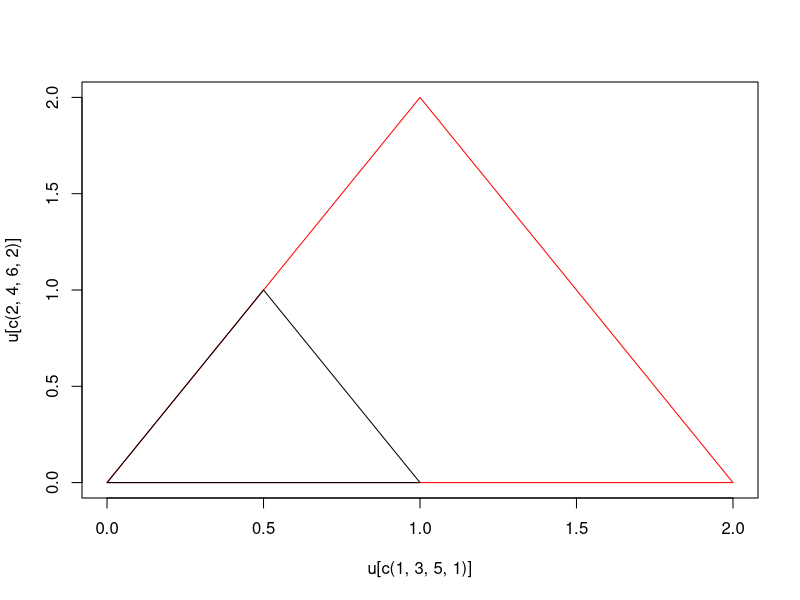
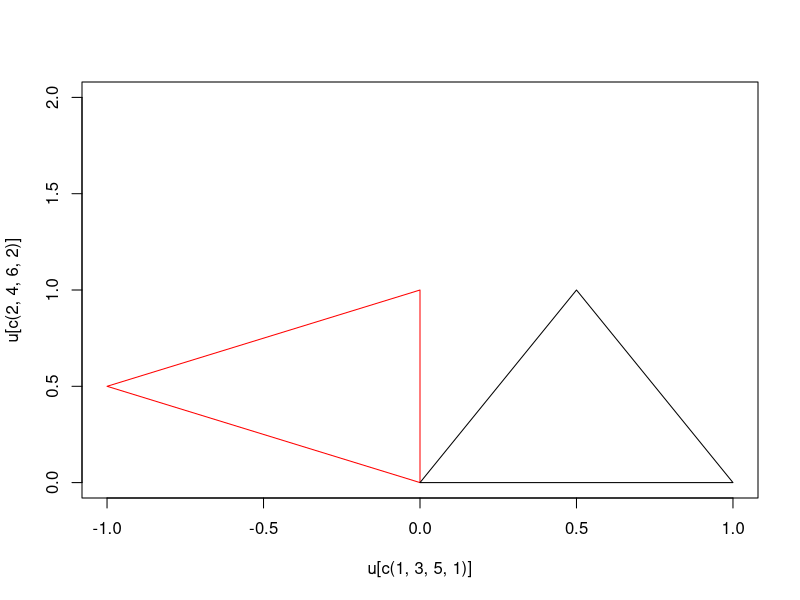
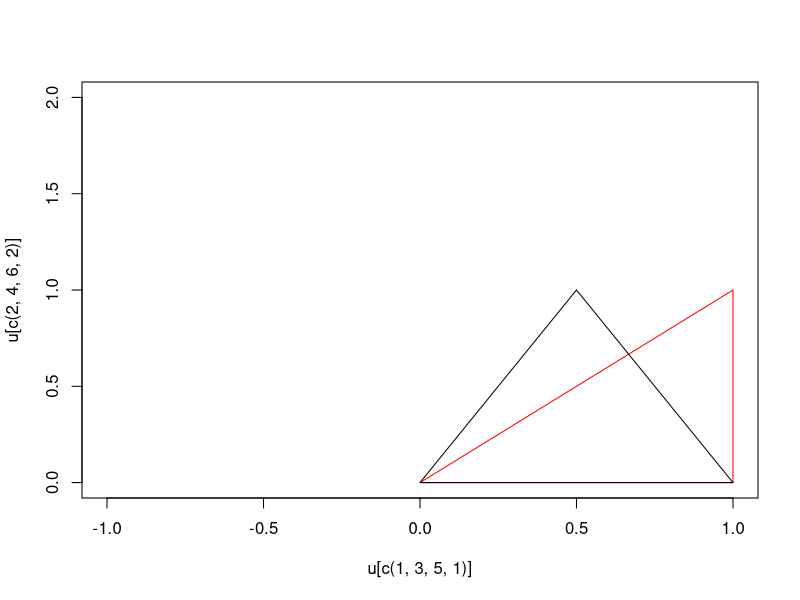

Write the R code that produced these figures, in order.
## E <- 1                                  # Modulus
## nu <- 0                 # Poission's ratio - can be in range (0, 0.5)
construct.K <- function(P, T, E=1, nu=0) {
  N <- nrow(P)
  M <- nrow(T)
  K <- matrix(0, 2*N, 2*N)
  ## Elasticity matrix for plane stress in an isotropic material
  D <- E * (1-nu^2) * rbind(c(1 , nu, 0       ),
                            c(nu,  1, 0       ),
                            c(0 ,  0, (1-nu)/2))
  for (i in 1:M) {
    ## Start of with one triangle
    x <- P[T[i,], 1]
    y <- P[T[i,], 2]

    ## Area of triangle
    Delta <- 0.5 * det(cbind(1, x, y))

    ## Construct B matrix
    a <- c()
    b <- c()
    c <- c()

    a[1] <- x[2]*y[3] - y[2]*x[3]
    a[2] <- x[3]*y[1] - y[3]*x[1]
    a[3] <- x[1]*y[2] - y[1]*x[2]
    b[1] <- y[2] - y[3]
    b[2] <- y[3] - y[1]
    b[3] <- y[1] - y[2]
    c[1] <- x[3] - x[2]
    c[2] <- x[1] - x[3]
    c[3] <- x[2] - x[1]

    B1 <- 1/(2*Delta) * rbind(c(b[1], 0),
                              c(0,    c[1]),
                              c(c[1], b[1]))
    B2 <- 1/(2*Delta) * rbind(c(b[2], 0),
                              c(0,    c[2]),
                              c(c[2], b[2]))
    B3 <- 1/(2*Delta) * rbind(c(b[3], 0),
                              c(0,    c[3]),
                              c(c[3], b[3]))

    B <- cbind(B1, B2, B3)

    inds <- c(2*T[i,1]-1:0,
              2*T[i,2]-1:0,
              2*T[i,3]-1:0)
    K[inds,inds] <- K[inds,inds] + t(B) %*% D %*% B
  }
  return(K)
}

construct.C <- function(P, T) {
  N <- nrow(P)
  M <- nrow(T)
  C <- matrix(0, 2*N, 2*N)
  for (i in 1:M) {
    ## Start of with one triangle
    x <- P[T[i,], 1]
    y <- P[T[i,], 2]

    C[2*T[i,1]-1:0,2*T[i,2]-1:0] <- diag(2)
    C[2*T[i,2]-1:0,2*T[i,3]-1:0] <- diag(2)
    C[2*T[i,3]-1:0,2*T[i,1]-1:0] <- diag(2)
    C[2*T[i,2]-1:0,2*T[i,1]-1:0] <- diag(2)
    C[2*T[i,3]-1:0,2*T[i,2]-1:0] <- diag(2)
    C[2*T[i,1]-1:0,2*T[i,3]-1:0] <- diag(2)
  }
  return(C)
}

construct.C2 <- function(P, Cu, L) {
  N <- nrow(P)
  M <- length(L)
  C <- matrix(0, 2*N, 2*N)
  for (i in 1:M) {
    C[2*Cu[i,1]-1:0,2*Cu[i,2]-1:0] <- diag(2) / L[i]
    C[2*Cu[i,2]-1:0,2*Cu[i,1]-1:0] <- diag(2) / L[i]
  }
  return(C)
}


rotate <- function(theta) {
  return(rbind(c(cos(theta), -sin(theta)),
               c(sin(theta),  cos(theta))))
}

rotate3 <- function(theta) {
  M <- matrix(0, 6, 6)
  M[1:2, 1:2] <- rotate(theta)
  M[3:4, 3:4] <- rotate(theta)
  M[5:6, 5:6] <- rotate(theta)
  return(M)
}

shear <- function(k) {
  return(rbind(c(1, k),
               c(0, 1)))
}

shear3 <- function(k) {
  M <- matrix(0, 6, 6)
  M[1:2, 1:2] <- shear(k)
  M[3:4, 3:4] <- shear(k)
  M[5:6, 5:6] <- shear(k)
  return(M)
}

circle <- function(n) {
  return(cbind(sin((1:n)/n*2*pi), cos((1:n)/n*2*pi)))
}

solve.fem <- function(K, P, i.fix, P.fix, alpha=1000) {
  ## K %*% a = a
  abar <- matrix(0, nrow(P)*2, 1)
  for (n in 1:length(i.fix)) {
    i <- i.fix[n]
    K[2*i-1:0,2*i-1:0] <- K[2*i-1:0,2*i-1:0] + alpha * diag(2)
    abar[2*i-1:0,1] <- t(P.fix[n,]-P[i,])
  }
  a <- solve(K, alpha * abar)
  Q <- P + matrix(a, nrow(P), 2, byrow=TRUE)
  return(Q)
}

solve.C <- function(C, P, i.fix, P.fix) {
  ind = as.vector(rbind(2*i.fix-1, 2*i.fix))
  print(ind)
  A <- C[-ind, -ind]
  print(dim(A))
  B <- C[-ind,  ind]
  print(dim(B))
  P <- matrix(t(P.fix), ncol(B), 1)
  print(P[1:10,1])
  D <- diag(apply(cbind(A, 2*B), 1, sum))
  print(dim(D))
  print(dim(P))

  Q <- 2 * solve(D - A) %*% B %*% P
  Q <- matrix(Q, nrow(Q)/2, 2, byrow=TRUE)
  R <- matrix(0, nrow(Q) + length(i.fix), 2)
  R[i.fix,] <- P.fix
  R[-i.fix,] <- Q
  return(R)
}

## Points
P <- rbind(c(0, 0),
           c(1, 0),
           c(0.5, 1))
T <- matrix(c(1, 2, 3), 1, 3)

## Original position
v <- matrix(t(P), nrow(P)*2, 1)

K <- construct.K(P, T)

## Translation
u <- v + 1
print("Translation")
a <- u - v                              # Displacement
print("Forces")
print(K %*% a)
print("Strain")
##print(B %*% a)

## Expansion
print("Expansion")
u <- 2 * v
a <- u - v
plot( u[c(1,3,5,1)], u[c(2,4,6,2)], type='l', col="red")
lines(v[c(1,3,5,1)], v[c(2,4,6,2)])
print("Forces")
print(K %*% a)
print("Strain")
##print(B %*% a)

## Rotation
print("Rotation")
u <- rotate3(pi/2) %*% v
a <- u - v
plot( u[c(1,3,5,1)], u[c(2,4,6,2)], type='l', col="red", xlim=c(-1, 1), ylim=c(0,2))
lines(v[c(1,3,5,1)], v[c(2,4,6,2)])
print("Forces")
print(K %*% a)
print("Strain")
##print(B %*% a)

## Shear
print("Shear")
u <- shear3(0.5) %*% v
a <- u - v
plot( u[c(1,3,5,1)], u[c(2,4,6,2)], type='l', col="red", xlim=c(-1, 1), ylim=c(0,2))
lines(v[c(1,3,5,1)], v[c(2,4,6,2)])
print("Forces")
print(K %*% a)
print("Strain")
##print(B %*% a)
